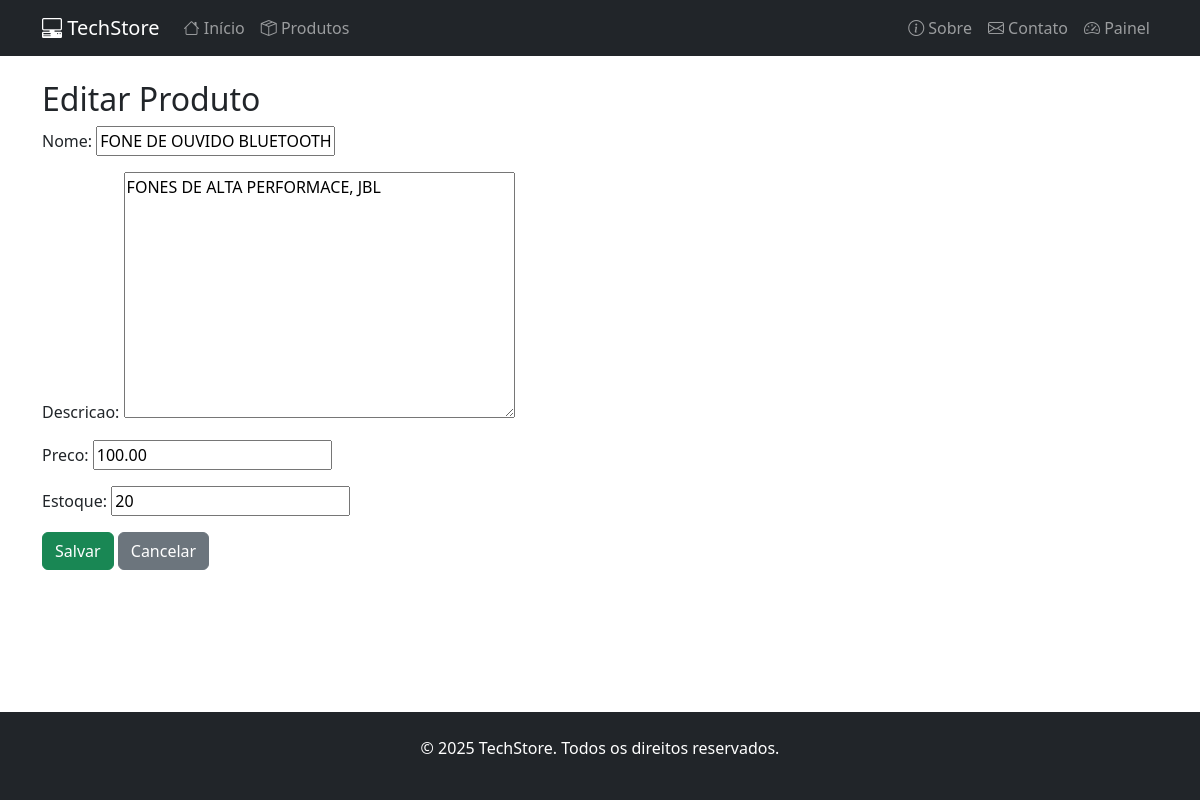
/produtos/editar/2/ (signed in), run on the app's committed database.
### portal/models.py (models this page shows, shortened)
class Produto(models.Model):
    nome = models.CharField(max_length=200)
    descricao = models.TextField()
    preco = models.DecimalField(max_digits=10, decimal_places=2)
    quantidade_estoque = models.PositiveIntegerField(default=0)
    data_cadastro = models.DateTimeField(auto_now_add=True)
    vendas = models.PositiveIntegerField(default=0)

### portal/views.py (the view)
# urls.py: path('produtos/editar/<int:produto_id>/', editar_produto, name='editar_produto'),
@login_required
def editar_produto(request, produto_id):
    produto = get_object_or_404(Produto, id=produto_id)
    if request.method == "POST":
        form = ProdutoForm(request.POST, instance=produto)
        if form.is_valid():
            form.save()
            return redirect('listar_produtos')
    else:
        form = ProdutoForm(instance=produto)
    return render(request, 'portal/editar_produto.html', {'form': form, 'produto': produto})

### portal/forms.py (shortened to what this page needs)
class ProdutoForm(forms.ModelForm):
    class Meta:
        model = Produto
        fields = ['nome', 'descricao', 'preco', 'quantidade_estoque']
        labels = {
            'quantidade_estoque': 'Estoque'
        }

### portal/template/portal/editar_produto.html (shortened to what this page needs)
{% extends 'portal/base.html' %}
{% block content %}
<h2>Editar Produto</h2>
<form method="post">
    {{ form.as_p }}
    <button type="submit" class="btn btn-success">Salvar</button>
    <a href="{% url 'listar_produtos' %}" class="btn btn-secondary">Cancelar</a>
</form>
{% endblock %}

### portal/template/portal/base.html (style rules this page uses)
html, body { height: 100%; display: flex; flex-direction: column; }

### data on the page
Produto: nome "FONE DE OUVIDO BLUETOOTH", descricao "FONES DE ALTA PERFORMACE, JBL", preco "100.00", quantidade_estoque "20"
